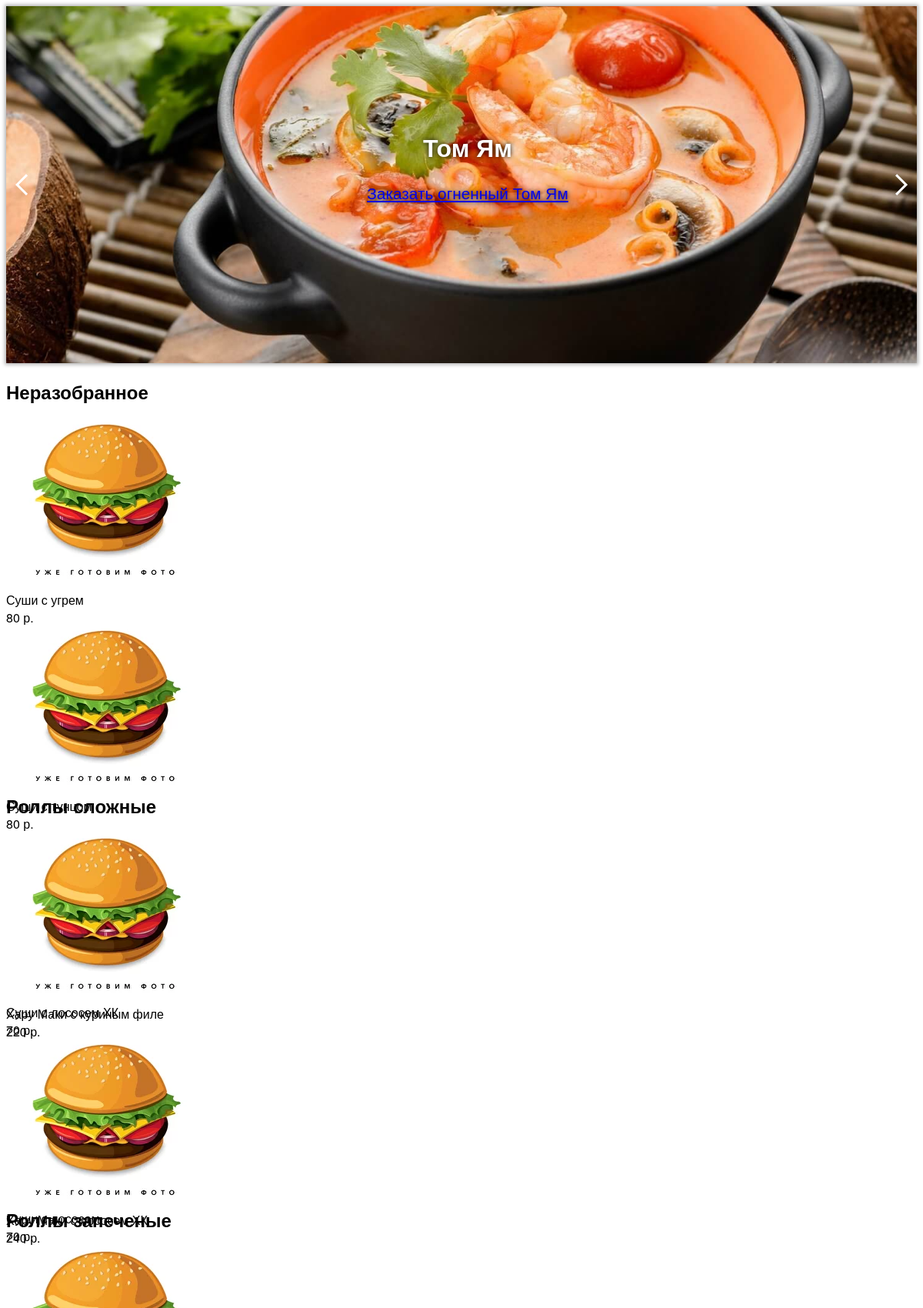
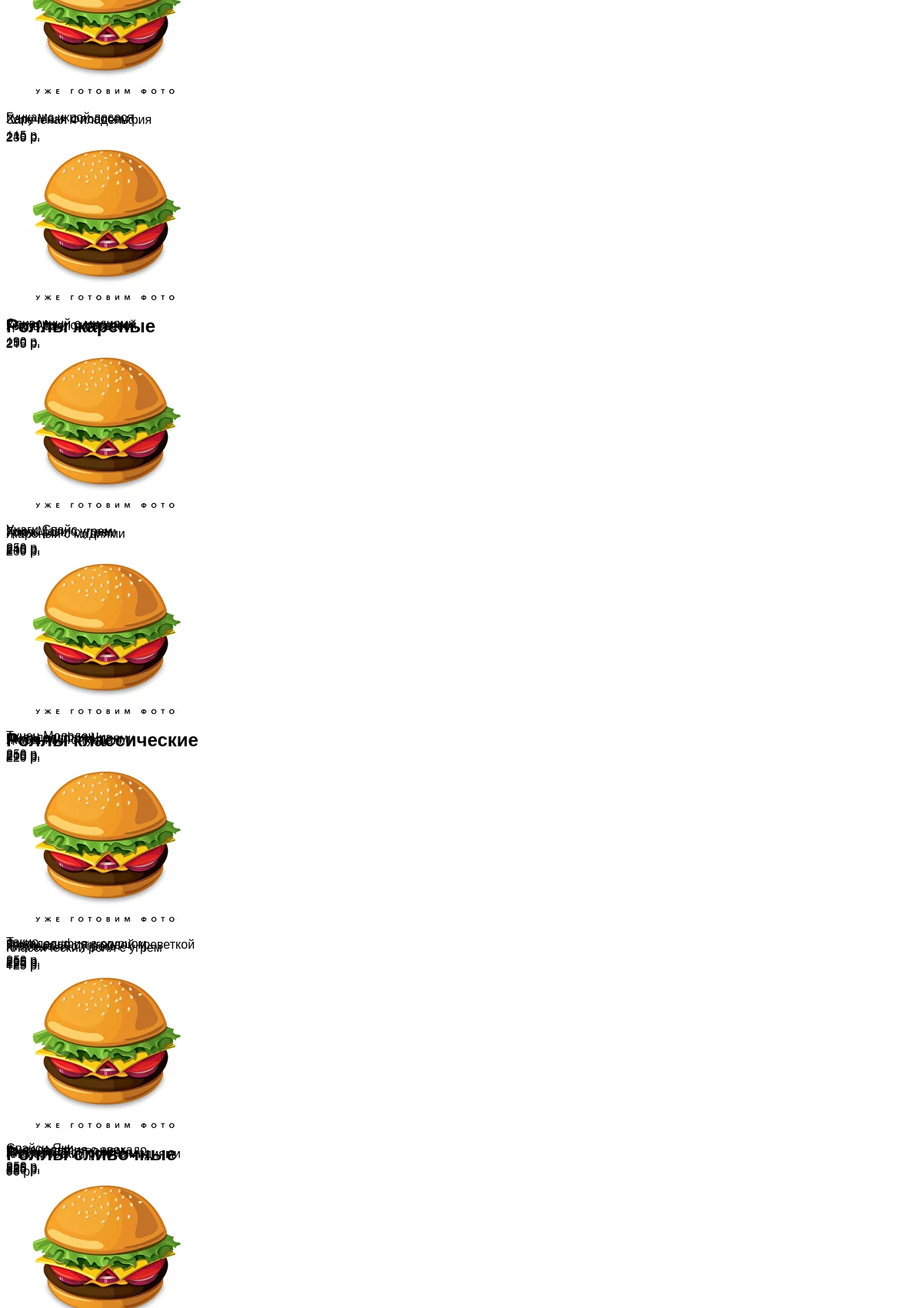
Screenshot of /index-old.php (signed in, upper part) with the database file from the repository (2 pictures, top to bottom).
### tables this page shows
CREATE TABLE `dishes_chapters` (
  `chapter_id` int(11) NOT NULL,
  `chapter_num` int(11) NOT NULL DEFAULT 0,
  `chapter_title` varchar(32) NOT NULL,
  `chapter_desc` text NOT NULL,
  `chapter_disabled` int(1) NOT NULL DEFAULT 0,
  `chapter_date` timestamp NOT NULL DEFAULT current_timestamp(),
  `chapter_date_edit` timestamp NOT NULL DEFAULT current_timestamp() ON UPDATE current_timestamp()
);

CREATE TABLE `dishes` (
  `dish_id` int(11) NOT NULL,
  `dish_fid` int(11) NOT NULL,
  `dish_chapter` int(11) NOT NULL,
  `dish_num` int(11) NOT NULL,
  `dish_photos` varchar(2048) NOT NULL,
  `dish_name` varchar(64) NOT NULL,
  `dish_desc` text NOT NULL,
  `dish_structure` varchar(256) NOT NULL,
  `dish_weight` int(11) NOT NULL,
  `dish_price` int(11) NOT NULL,
  `dish_date` timestamp NOT NULL DEFAULT current_timestamp(),
  `dish_date_edit` timestamp NOT NULL DEFAULT current_timestamp() ON UPDATE current_timestamp()
);

CREATE TABLE `dishes_variants` (
  `variant_id` int(11) NOT NULL,
  `variant_did` int(11) NOT NULL,
  `variant_fid` int(11) NOT NULL,
  `variant_name` varchar(64) NOT NULL,
  `variant_diameter` int(11) NOT NULL,
  `variant_weight` int(11) NOT NULL,
  `variant_price` int(11) NOT NULL,
  `variant_date` timestamp NOT NULL DEFAULT current_timestamp(),
  `variant_date_edit` timestamp NOT NULL DEFAULT current_timestamp() ON UPDATE current_timestamp()
);

### index-old.php (the view, shortened to what this page needs)
<?php
include 'db.php';
include 'head.php';
echo '<div class="block-slider">';
	echo '<div class="slider-left"></div>';
	echo '<div class="slider-right"></div>';
	echo '<div class="sliders-overflow">';
	echo '<div class="sliders">';
		echo '<div slider="1" style="background-image: url(../images/slider1.jpg)">';
			echo '<div class="block-wrapper">';
				echo '<h1>Том Ям</h1>';
				echo '<a href="#" class="btn">Заказать огненный Том Ям</a>';
			echo '</div>';
		echo '</div>';
	echo '</div>';
	echo '</div>';
echo '</div>';
$variants = Array();
$query_variants = mysqli_query($link, "SELECT * FROM dishes_variants ORDER BY variant_price");
while($row = mysqli_fetch_assoc($query_variants)){
	$variants[$row['variant_did']][] = $row;
}
$query_chapters = mysqli_query($link, "SELECT * FROM dishes_chapters WHERE chapter_num<>0 OR chapter_id=0 ORDER BY chapter_num");
while($chapter = mysqli_fetch_assoc($query_chapters)){
	$query_dishes = mysqli_query($link, "SELECT * FROM dishes WHERE dish_chapter='".$chapter['chapter_id']."'");
	if(mysqli_num_rows($query_dishes)>0 AND ($chapter['chapter_id']!=0 OR $_SESSION['user_id'])){
		echo '<h2>'.$chapter['chapter_title'].'</h2>';
		echo '<div class="block-wrapper">';
		while($dish = mysqli_fetch_assoc($query_dishes)){
			echo '<div class="dish-box" dish-fid="'.$dish['dish_fid'].'" chapter-id="'.$chapter['chapter_id'].'">';
				echo '<div class="dish-wrapper cart-elem">';
					$dish['dish_photo'] = ($dish['dish_photos']?explode(', ',$dish['dish_photos'])[0]:'images/dish.png');
					echo '<div class="dish-img"><img src="'.($dish['dish_photos']?explode(', ',$dish['dish_photos'])[0]:'images/dish.png').'"></div>';
					echo '<div class="dish-name">'.$dish['dish_name'].'</div>';
					echo '<div class="dish-price">'.($variants[$dish['dish_id']]?$variants[$dish['dish_id']][0]['variant_price']:$dish['dish_price']).' р.</div>';
				echo '</div>';
			echo '</div>';
		}
		echo '</div>';
	}
};
include 'footer.php';
?>

### style/cart.css (style rules this page uses)
[class*="block-"] { position: relative; }
[slider], .sliders, .block-wrapper { height: 29em; }
.block-slider { text-align: center; color: #fff; box-shadow: 0 0 0.3em 0.1em rgba(0,0,0,.3); text-shadow: 0 0 0.4em rgb(0 0 0); }
.sliders-overflow { height: 29em; overflow: hidden; }
.sliders { width: auto; white-space: nowrap; }
[slider] { display: inline-block; width: 100vw; background-size: 100% auto; background-repeat: no-repeat; background-position: center; position: relative; vertical-align: middle; }
.block-slider .block-wrapper { padding: 4em 0; }
.block-slider h1 { color: #fff; margin-top: 3em; }
.block-slider .btn { margin-top: 2em; font-size: 1.3em; }
.slider-left, .slider-right { width: 40px; position: absolute; top: 0; bottom: 0; left: 0; right: 0; background-size: 2em; background-repeat: no-repeat; background-position: center; cursor: pointer; z-index: 99; }
.slider-left { right: auto; background-image: url(../images/left.png); }
.slider-right { left: auto; background-image: url(../images/right.png); }
.cart-elem { cursor: pointer; }

### rows the page displays
dishes_chapters: chapter_title "Неразобранное"
dishes: dish_name "Суши с угрем", dish_price "80"
dishes: dish_name "Суши с тунцом", dish_price "80"
dishes: dish_name "Суши с лососем ХК", dish_price "70"
dishes: dish_name "Суши с лососем", dish_price "70"
dishes: dish_name "Гункан с икрой лосося", dish_price "115"
dishes: dish_name "Сливочный с мидиями", dish_price "190"
dishes: dish_name "Унаги Спайс", dish_price "250"
dishes: dish_name "Тунец Молодец", dish_price "250"
dishes: dish_name "Токио", dish_price "250"
dishes: dish_name "Спайси-Яки", dish_price "250"
dishes_chapters: chapter_title "Роллы сложные"
dishes: dish_name "Хару Маки с куриным филе", dish_price "220"
dishes: dish_name "Хару Маки с лососем ХК", dish_price "240"
dishes: dish_name "Хару Маки с лососем", dish_price "240"
dishes: dish_name "Хару Маки с креветкой", dish_price "250"
dishes: dish_name "Хару Маки с угрем", dish_price "240"
dishes: dish_name "Филадельфия Чиз", dish_price "210"
dishes: dish_name "Филадельфия с огурцом", dish_price "205"
dishes: dish_name "Филадельфия с авокадо", dish_price "225"
dishes_chapters: chapter_title "Роллы запеченые"
dishes: dish_name "Запеченая Филадельфия", dish_id.variant_price "235"
dishes: dish_name "Гриль ролл с лососем", dish_price "215"
dishes: dish_name "Гриль ролл с угрем", dish_price "215"
dishes: dish_name "Гриль ролл с мидиями", dish_price "205"
dishes: dish_name "Гриль ролл с тигровой креветкой", dish_price "225"
dishes: dish_name "Гриль ролл с тунцом", dish_price "225"
dishes_chapters: chapter_title "Роллы жареные"
dishes: dish_name "Жареный с мидиями", dish_price "200"
dishes: dish_name "Жаренный с тунцом", dish_price "220"
dishes: dish_name "Жаренный с угрем", dish_price "220"
dishes: dish_name "Жаренный с лососем", dish_price "220"
dishes_chapters: chapter_title "Роллы классические"
dishes: dish_name "Классический ролл с угрем", dish_id.variant_price "125"
dishes: dish_name "Классический ролл с мидиями", dish_id.variant_price "90"
dishes_chapters: chapter_title "Роллы сливочные"
